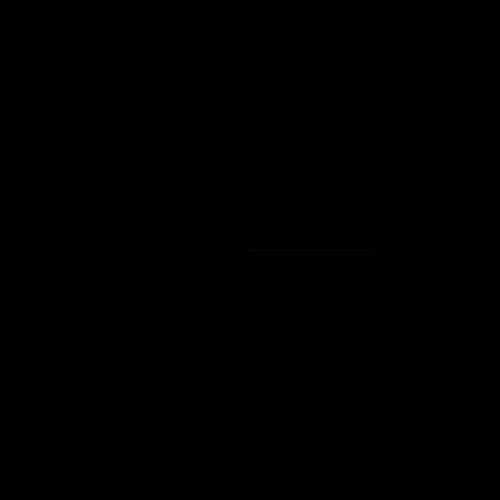
Frame 1 (no input)
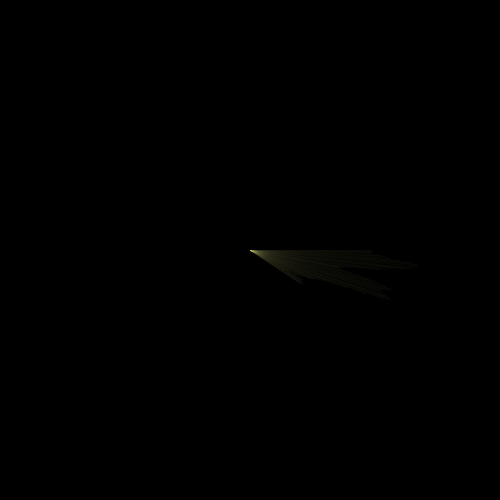
Frame 60 (the mouse pressed at the canvas centre just before this capture)
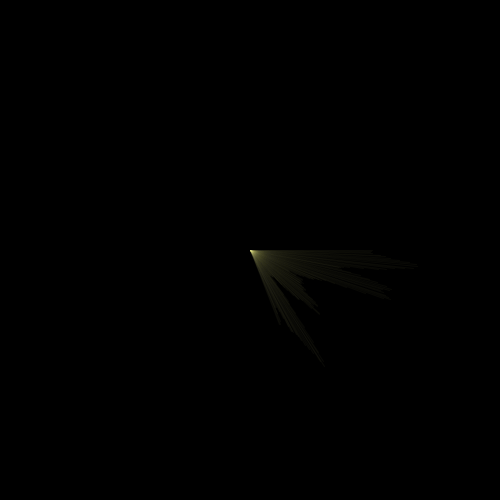
Frame 120 (the mouse held since frame 60 and released just before this capture)

The Processing sketch that drew these frames (run headless with seeded random() and noise(); from frame 60 on, the mouse is pressed at the canvas centre):

// Processing sketch: processing_175265
// ── processing_175265.pde


 float theta = 0;
 float rad;
 float al = 10;

void setup(){
 size(500, 500);
 smooth();
 frameRate(60);
 background(0);
 rad = random(10); 
}

void draw(){
 stroke(242, 242, 130, al);
 rad += 0.05;
 float x = width/2 + ((noise(rad)*300)*cos(theta));
 float y = height/2 + ((noise(rad)*300)*sin(theta));

 line( width/2, height/2, x, y);
 
 theta+=0.01;
 al += 0.01;
 if(al > 30){
   al = -1;
 }
 if(al<0){
   al = 1;
 }
}
